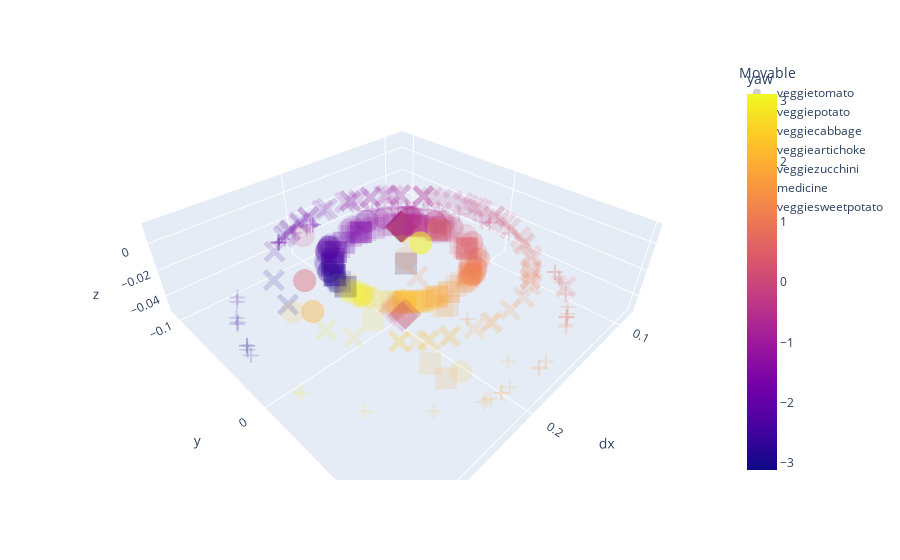

Notebook code cell kept with this figure:
### Code cell
plot_samples(df, surface='BraiserBody/100038')
